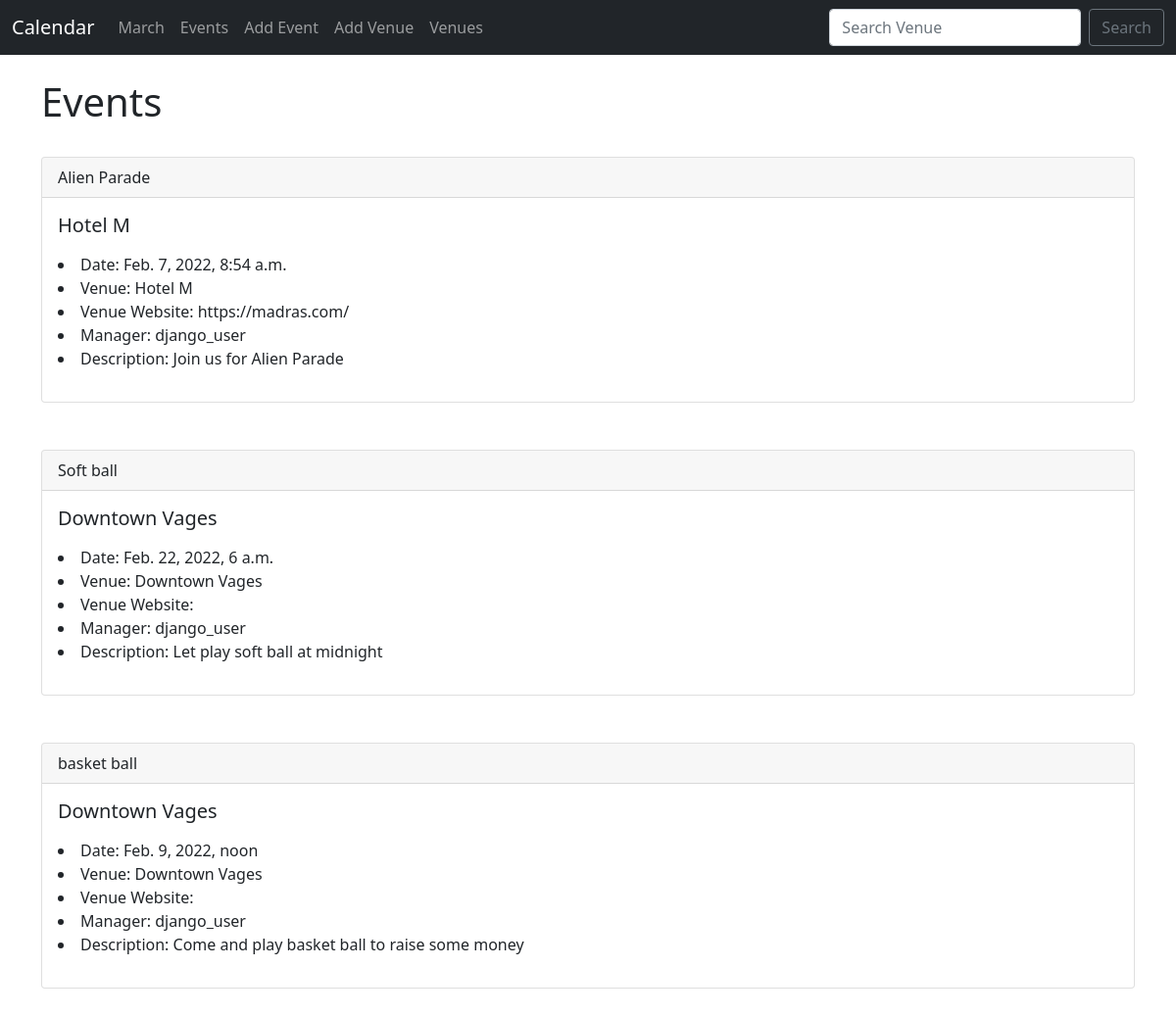
/events, run on an earlier commit of the app's database.
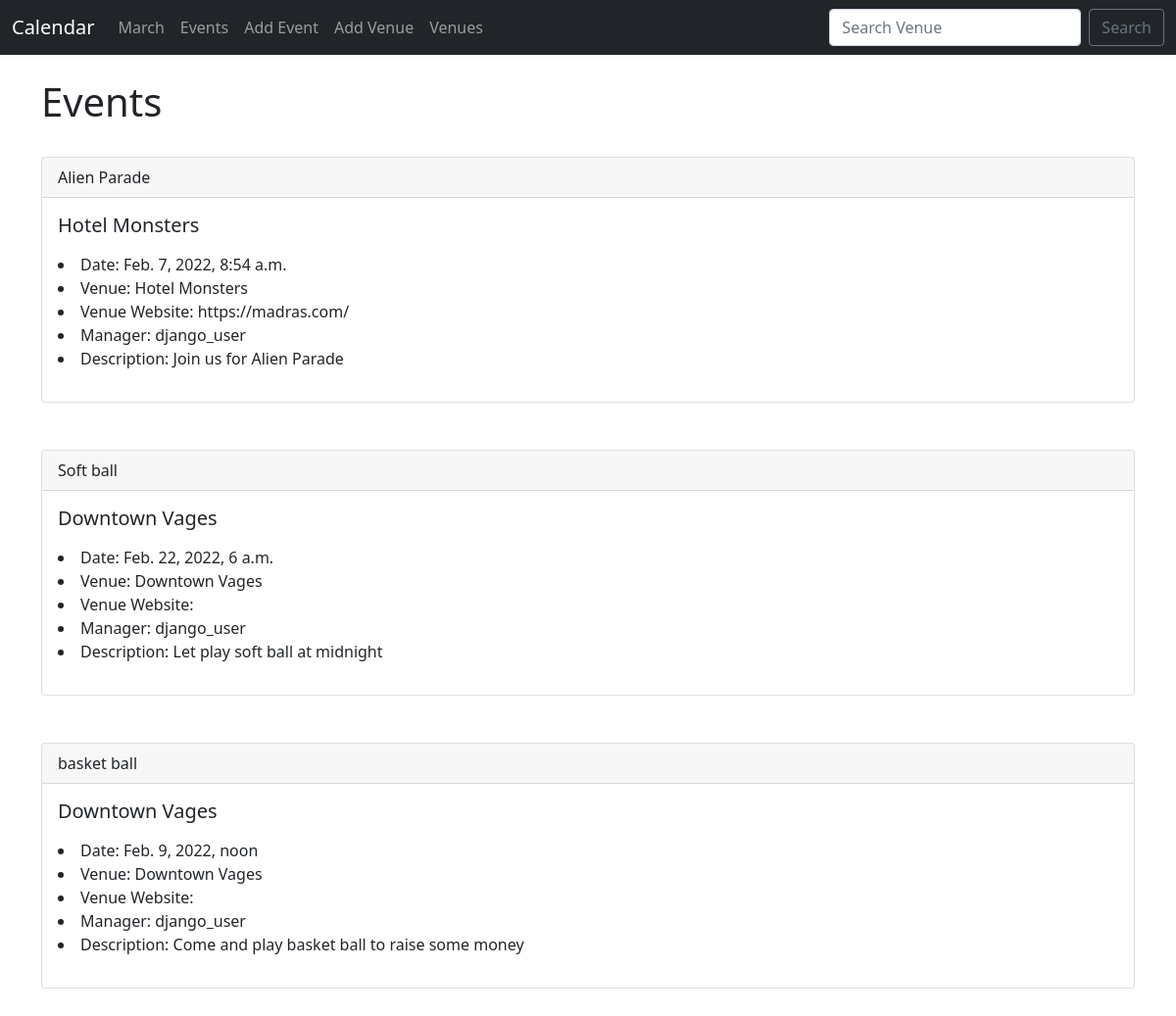
And on a later commit of the database.
### events/models.py (models this page shows)
class Event(models.Model):
    name = models.CharField('Event Name', max_length=122)
    event_date = models.DateTimeField('Event Date', )
    venue = models.ForeignKey(Venue, blank=True, null=True, on_delete=models.CASCADE)
    manager = models.ForeignKey(users, blank=True, null=True, on_delete=models.SET_NULL)
    description = models.TextField(blank = True)
    attendees = models.ManyToManyField(User, blank= True)
    def __str__(self):
        return self.name

class Venue(models.Model):
    name = models.CharField('Venue Name', max_length=122)
    address = models.CharField(max_length=300)
    zip_code = models.CharField('Zip Code', max_length=122)
    phone = models.CharField('Contact Phone', max_length=122, blank=True)
    web = models.URLField('Website Address', blank=True)
    email_address = models.EmailField('Email Address', blank=True)
    def __str__(self):
        return self.name

### events/views.py (the view)
# urls.py: path('events', views.all_events, name="list-events"),
def all_events(request):
    event_list = Event.objects.all()
    return render(request,
        "events/event_list.html",
        {
            "event_list": event_list
        })

### events/templates/events/event_list.html
{% extends 'events/base.html' %}
{% block content %}
    <h1>Events</h1>
    <br>
    {% for event in event_list %}
    <div class="card">
        <div class="card-header">
            {{ event }}
        </div>
        <div class="card-body">
          <h5 class="card-title">{{ event.venue }}</h5>
          <p class="card-text">
            <li>Date: {{ event.event_date }}</li>
            <li>Venue: {{ event.venue }}</li>
            <li>Venue Website: {{ event.venue.web }}</li>
            <li>Manager: {{ event.manager }}</li>
            <li>Description: {{ event.description }}</li>
          </p>
        </div>
      </div>
        <br><br>
    {% endfor %}
{% endblock%}

What changed in the data, as far as the page shows it:
changed through a linked row, Event "Alien Parade": venue "Hotel M" → "Hotel Monsters"
